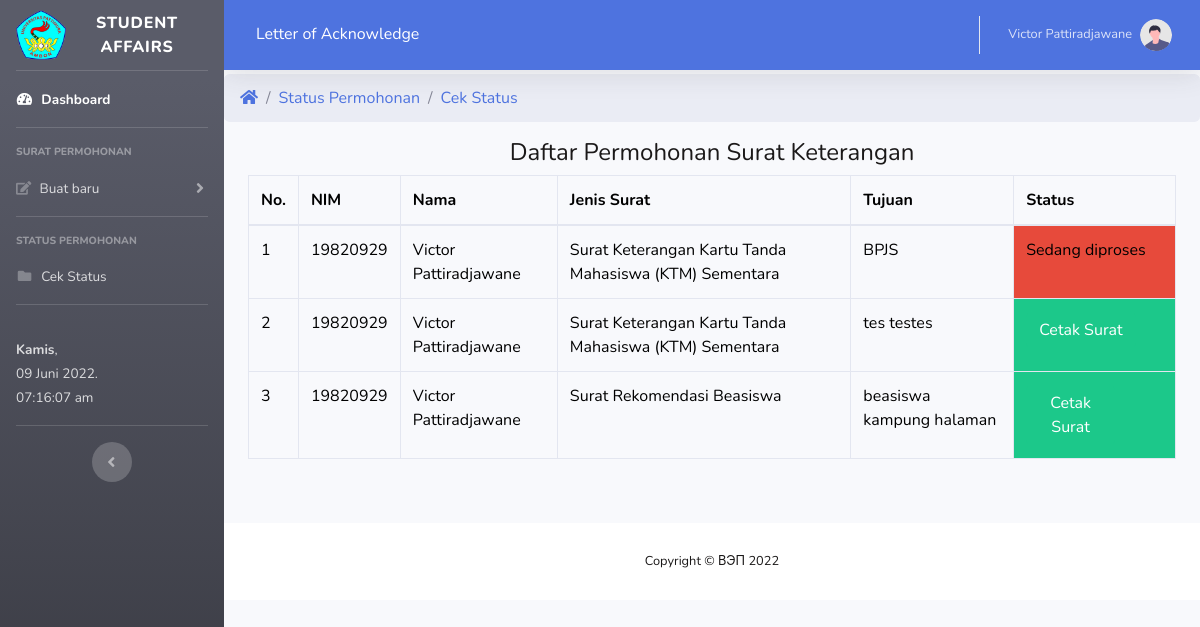
Page /G/cs.php (signed in) on the committed database.
### tables this page shows
CREATE TABLE `surat` (
  `id_surat` int NOT NULL,
  `nim` varchar(10) NOT NULL,
  `nama` varchar(50) NOT NULL,
  `prodi` varchar(50) NOT NULL,
  `semester` varchar(50) NOT NULL,
  `thnakd` varchar(15) NOT NULL,
  `ortu` varchar(50) DEFAULT NULL,
  `pekerjaan` varchar(50) DEFAULT NULL,
  `nip` varchar(20) DEFAULT NULL,
  `pangkat` varchar(50) DEFAULT NULL,
  `alamat` varchar(100) DEFAULT NULL,
  `jenis` varchar(50) NOT NULL,
  `tujuan` varchar(80) NOT NULL,
  `ukt` varchar(50) NOT NULL,
  `krs` varchar(50) NOT NULL,
  `dns` varchar(50) NOT NULL,
  `kk` varchar(50) NOT NULL,
  `skortu` varchar(50) DEFAULT NULL,
  `date_create` datetime NOT NULL DEFAULT CURRENT_TIMESTAMP,
  `ttd` varchar(50) NOT NULL,
  `cap` varchar(50) NOT NULL,
  `date_signature` date NOT NULL DEFAULT '2022-01-10',
  `nomor_surat` varchar(40) DEFAULT NULL
);

CREATE TABLE `jenis_suket` (
  `id_jenis` int NOT NULL,
  `jenis` varchar(80) NOT NULL
);

### assets/fungsi.php (called while the page is built)
<?php
function tanggal_indo($tanggal)
{
	$bulan = array (0 => '-00-',
				'Januari',
				'Februari',
				'Maret',
				'April',
				'Mei',
				'Juni',
				'Juli',
				'Agustus',
				'September',
				'Oktober',
				'November',
				'Desember'
			);
	$split = explode('-', $tanggal);
	return $split[2] . ' ' . $bulan[ (int)$split[1] ] . ' ' . $split[0];
}
?>

### G/cs.php (the view, shortened to what this page needs)
<?php
include 'menu.php';
include '../link.php';
$nim=$_SESSION['nim'];
?>
<div>
<ul class="breadcrumb">
    <li class="breadcrumb-item"><a href="index.php"><i class="fas fa-home"></i></a></li>
    <li class="breadcrumb-item"><a href="#">Status Permohonan</a></li>
    <li class="breadcrumb-item"><a href="cs.php">Cek Status</a></li>
  </ul>
</div>
<div class="container">
  <h4 class='text-center'>Daftar Permohonan Surat Keterangan</h4>
  <table class="table table-bordered table-hover">
    <thead>
      <tr>
      <th>No.</th>
      <th>NIM</th>
      <th>Nama</th>
      <th>Jenis Surat</th>
      <th>Tujuan</th>
      <th>Status</th>
      </tr>
    </thead>
    <tbody>
    <?php
      $no=0;
      $query="SELECT surat.*, jenis_suket.*
       FROM surat
       INNER JOIN jenis_suket ON jenis_suket.id_jenis=surat.jenis
       WHERE nim=$nim";
      $sql=mysqli_query($conn,$query);
      while($hasil=mysqli_fetch_array($sql)){
      $no++;
    ?>
      <tr>
        <td><?php echo $no ?></td>
        <td><?php echo $hasil['nim']; ?></td>
        <td><?php echo $hasil['nama']; ?></td>
        <td><?php echo $hasil['jenis']; ?></td>
        <td><?php echo $hasil['tujuan']; ?></td>
          <?php
            $ttd=$hasil['ttd'];
            if($ttd!='ttd.png'){ ?>
              <td class='bg-danger'>
                Sedang diproses
              </td>
            <?php  }
              else {
            ?>
            <td class='bg-success'>
              <?php
              $id=$hasil['id_surat'];
              if($hasil['id_jenis']=='1'){
                        echo "<a href='../A/c.php?id=$id' class='btn btn-success' name='' target='blank'>Cetak Surat</a> ";
                    }
                    elseif($hasil['id_jenis']=='2'){
                        echo "<a href='../A/c2.php?id=$id' class='btn btn-success' name='' target='blank'>Cetak Surat</a> ";
                    }
                    else{
                        echo "<a href='../A/c3.php?id=$id' class='btn btn-success mr-5' name='' target='blank'>Cetak Surat</a> ";
                    }
                ?>
            </td>
            <?php }?>
      </tr>
      <?php }?>
    </tbody>
  </table>
</div>
<?php include '../footer.php'; ?>

### G/menu.php (shortened to what this page needs)
<?php
include '../assets/fungsi.php';
include '../assets/indohari.php';
$level=$_SESSION['level'];
if($level=='2'){
?>
<!DOCTYPE html>
    <html lang="en">
    <head>
        <link href="../vendor/fontawesome-free/css/all.min.css" rel="stylesheet" type="text/css">
        <link href="../vendor/css/sb-admin-2.css" rel="stylesheet">
        <link href="https://cdnjs.cloudflare.com/ajax/libs/select2/4.0.7/css/select2.min.css" rel="stylesheet" />
    </head>
    <body id="page-top">
        <div id="wrapper">
            <ul class="navbar-nav bg-gradient-dark sidebar sidebar-dark accordion" id="accordionSidebar">
                <a class="sidebar-brand d-flex align-items-center justify-content-center" href="index.php">
                    <div class="sidebar-brand-icon">
                        <img src="../assets/img/unpattilogo.png" width="50px" alt="">
                    </div>
                    <div class="sidebar-brand-text mx-3">Student Affairs<sup></sup></div>
                </a>
                <hr class="sidebar-divider my-0">
                <li class="nav-item active">
                    <a class="nav-link" href="index.php">
                        <i class="fas fa-fw fa-tachometer-alt"></i>
                        <span>Dashboard</span></a>
                </li>
                <hr class="sidebar-divider">
                <div class="sidebar-heading">
                    Surat Permohonan
                </div>
                <li class="nav-item">
                    <a class="nav-link collapsed" href="#" data-toggle="collapse" data-target="#collapseTwo"
                        aria-expanded="true" aria-controls="collapseTwo">
                        <i class="fas fa-edit fa-chart-area"></i>
                        <span>Buat baru</span>
                    </a>
                </li>
                <hr class="sidebar-divider">
                <div class="sidebar-heading">
                    Status Permohonan
                </div>
                <li class="nav-item">
                    <a class="nav-link collapsed" href="cs.php"
                        aria-expanded="true" aria-controls="collapseUtilities">
                        <i class="fas fa-fw fa-folder"></i>
                        <span>Cek Status</span>
                    </a>
                </li>
                <hr class="sidebar-divider d-none d-md-block">
                <li class="nav-item">
                    <span class="nav-link collapsed" aria-expanded="true" aria-controls="collapseThree">
                        <span>
                        <?php
                            $hari=date('D');
                            echo hari_ini($hari).',';
                            echo '<br>';
                            $tgl=date('Y-m-d');
                            echo tanggal_indo($tgl).'.';
                            echo '<br>';
                            echo date('H:i:s a');
                            ?>
                        </span>
                    </span>
                </li>
                <hr class="sidebar-divider d-none d-md-block">
                    <div class="text-center d-none d-md-inline">
                        <button class="rounded-circle border-0" id="sidebarToggle"></button>
                    </div>
            </ul>
            <div id="content-wrapper" class="d-flex flex-column">
                <div id="topNavBar">
                    <nav class="navbar navbar-expand navbar-dark bg-primary topbar mb-1 static-top shadow">
                    <h6 class="d-none d-sm-inline-block form-inline mr-auto ml-md-3 my-2 my-md-0 mw-100 text-white">Letter of Acknowledge </h6>
                        <ul class="navbar-nav ml-auto">
                            <li class="nav-item dropdown no-arrow">
                                <a class="nav-link dropdown-toggle" href="#" id="userDropdown" role="button"
                                    data-toggle="dropdown" aria-haspopup="true" aria-expanded="false">
                                    <span class="mr-2 d-none d-lg-inline text-white-500 small"><?php echo $_SESSION['nama'];  ?></span>
                                    <img class='img-profile rounded-circle' src='../vendor/img/undraw_profile.svg'>
                                </a>
                            </li>
                        </ul>
                    </nav>
                </div>
<?php }
else {
    echo "<script> alert('Anda Tidak punya akses ke Halaman ini.'); window.location='../index.php'; </script>";
    exit;
}
?>

### assets/indohari.php (shortened to what this page needs)
<?php
function hari_ini(){
	$hari = date ("D");
	switch($hari){
		case 'Thu':
			$hari_ini = "Kamis";
		break;
	}
	return "<b>" . $hari_ini . "</b>";
}
?>

### footer.php (shortened to what this page needs)
<footer class="sticky-footer bg-white mt-5">
        <div class="container my-auto">
            <div class="copyright text-center my-auto">
               <span>Copyright &copy; ВЭП 2022</span>
            </div>
        </div>
    </footer>
</div>
</body>
</html>

### G/menu.php (style rules this page uses)
.table { color:black; }

### rows in the picture
surat: nim "19820929", nama "Victor Pattiradjawane", jenis_suket.jenis "Surat Keterangan Kartu Tanda Mahasiswa (KTM) Sementara", tujuan "BPJS", ttd "Sedang diproses"
surat: nim "19820929", nama "Victor Pattiradjawane", jenis_suket.jenis "Surat Keterangan Kartu Tanda Mahasiswa (KTM) Sementara", tujuan "tes testes"
surat: nim "19820929", nama "Victor Pattiradjawane", jenis_suket.jenis "Surat Rekomendasi Beasiswa", tujuan "beasiswa kampung halaman"

### other values in the picture
$hari_ini "Kamis"
$_SESSION['nama'] "Victor Pattiradjawane"
